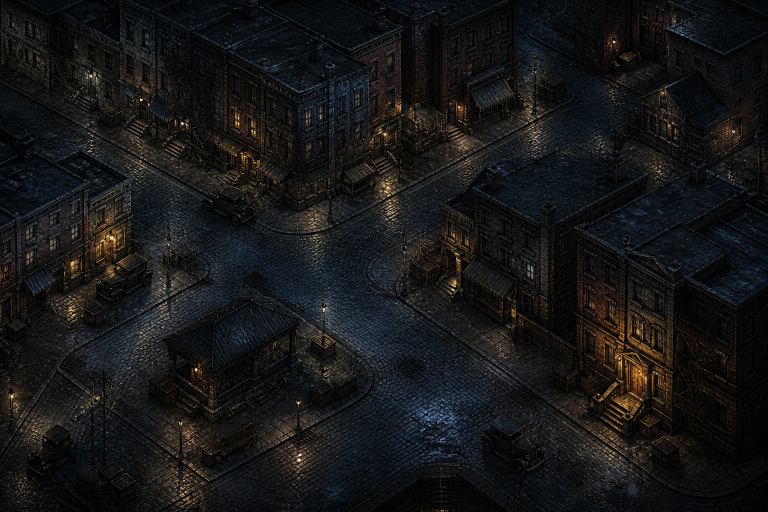
#> input picture ArtSource/Generated/CityDistrict/V2/SableRow/city_sable_row_block_v02.png, 1536 x 1024 px (shown at 1/2 size)
$ python -i qa_plate_projection.py   (imports and definitions only)
#> lines starting #> are read from the running program, lines starting #| are printed output that depends on the picture; after the words box and inside, x2 and y2 are one past the last pixel; in counts of white or black regions, pixels touching at a corner belong together
### ArtSource/Processing/ie_projection.py
"""Ground projection for RainShadow area art.

Two cameras are defined here, and exactly one is active.

`BGEE` is the target: the Baldur's Gate: EE / Infinity Engine orthographic
camera, which is what the runtime navigation layer already assumes
(`SearchMap.defaultCellSize` 16x12, `ActorLocomotionPacing.verticalProjectionScale`
0.75). Under it every ground line lands on a screen slope of +-0.75 (+-36.87
degrees), a circle on the ground is a 16:12 ellipse, and uprights stay vertical.

`LEGACY_V2` is what the pre-adoption plates were drawn to. Act I city grounds
and the V5 office suite are now on the BG:EE lock, so `ACTIVE` follows them.

Adoption is therefore a single edit *paired with new art*:

    ACTIVE = BGEE

plus re-fitting `office_room_plan` REAR/axis lengths to the new plate and
re-running the sequence in `Documentation/BGEEProjectionMasterRegen.md`.
`qa_ie_projection.py` enforces that the pipeline and `ACTIVE` agree.
"""

from __future__ import annotations

import math
from dataclasses import dataclass

import numpy as np
from PIL import Image, ImageDraw


@dataclass(frozen=True)
class GroundProjection:
    """A fixed orthographic ground camera plus the raster constants drawn to it.

    `ground_foreshorten` is screen-Y per world-Y on the ground plane; it is the
    tangent of the on-screen ground-axis angle and the sine of the camera
    elevation. Everything else either derives from it or is an authored raster
    size that must move with it.
    """

    name: str
    ground_foreshorten: float
    diamond: tuple[int, int]
    cell_rect: tuple[float, float]
    partition_cell_rect: tuple[float, float]
    ring_size: tuple[int, int]
    pip_size: tuple[int, int]
    # Screen-space shears used by the procedural graybox drawers. These were
    # hand-picked for the legacy camera and are not derived from it; under
    # BG:EE they become the real ground slope.
    graybox_skew: float
    fg_wall_skew: float
    # iso_box ground foreshortening as a fraction of width/depth.
    box_depth_frac: float

    @property
    def height_foreshorten(self) -> float:
        return math.sqrt(1.0 - self.ground_foreshorten**2)

    @property
    def elevation_deg(self) -> float:
        return math.degrees(math.asin(self.ground_foreshorten))

    @property
    def ground_axis_deg(self) -> float:
        return math.degrees(math.atan(self.ground_foreshorten))

    @property
    def ground_slope(self) -> float:
        return self.ground_foreshorten

    @property
    def half_step(self) -> tuple[float, float]:
        return (self.diamond[0] / 2.0, self.diamond[1] / 2.0)

    # [4 lines left out: function ellipse_ratio, not called in this run]


# The target. 128x96 spans exactly 8x8 SearchMap cells of 16x12, so the planner
# grid and the runtime grid finally share a ratio.
BGEE = GroundProjection(
    name="bgee",
    ground_foreshorten=0.75,
    diamond=(128, 96),
    cell_rect=(104.0, 78.0),
    # Not scaled with the taller diamond: the partition inset is owned by the
    # painted doorway's plan-b width, and widening it seals the waiting side.
    partition_cell_rect=(40.0, 20.0),
    ring_size=(128, 96),
    pip_size=(64, 48),
    graybox_skew=0.75,
    fg_wall_skew=0.75,
    box_depth_frac=0.375,
)

# What the pre-adoption plates were drawn to. Kept so a revert is one flip.
LEGACY_V2 = GroundProjection(
    name="legacy_v2",
    ground_foreshorten=0.5,
    diamond=(128, 64),
    cell_rect=(104.0, 52.0),
    partition_cell_rect=(40.0, 20.0),
    ring_size=(128, 64),
    pip_size=(64, 32),
    graybox_skew=0.22,
    fg_wall_skew=0.35,
    box_depth_frac=0.25,
)

# ---------------------------------------------------------------------------
# Flip with the on-lock masters. City grounds + office V7 (V5 floor,
# human-scale wall face) are installed.
# ---------------------------------------------------------------------------
ACTIVE: GroundProjection = BGEE

# Active-camera aliases. Pipeline modules use these, so they follow ACTIVE.
GROUND_FORESHORTEN = ACTIVE.ground_foreshorten
GROUND_SLOPE = ACTIVE.ground_slope
HEIGHT_FORESHORTEN = ACTIVE.height_foreshorten
ELEVATION_DEG = ACTIVE.elevation_deg
GROUND_AXIS_DEG = ACTIVE.ground_axis_deg
AZIMUTH_DEG = 45.0

DIAMOND_W, DIAMOND_H = ACTIVE.diamond
HALF_STEP_X, HALF_STEP_Y = ACTIVE.half_step
CELL_RECT = ACTIVE.cell_rect
PARTITION_CELL_RECT = ACTIVE.partition_cell_rect
RING_SIZE = ACTIVE.ring_size
PIP_SIZE = ACTIVE.pip_size
GRAYBOX_SKEW = ACTIVE.graybox_skew
FG_WALL_SKEW = ACTIVE.fg_wall_skew
BOX_DEPTH_FRAC = ACTIVE.box_depth_frac

# GemRB / Infinity Engine searchmap cell and ground-circle ellipse. These are
# runtime facts, already shipped in Swift, and do not depend on ACTIVE.
ELLIPSE_A = 16
ELLIPSE_B = 12

# Plate centre used by the office layout planner.
DEFAULT_ORIGIN_X = 2048.0


# ---------------------------------------------------------------------------
# Axis helpers
# ---------------------------------------------------------------------------

# [58 lines left out: functions axis_with_slope, screen_height, ground_shear_for_height, cell_to_authored, authored_to_cell, not called in this run]


def cell_aabb(x: float, y: float) -> tuple[float, float, float, float]:
    w, h = CELL_RECT
    return (x - w / 2.0, y - h / 2.0, w, h)


def partition_cell_aabb(x: float, y: float) -> tuple[float, float, float, float]:
    w, h = PARTITION_CELL_RECT
    return (x - w / 2.0, y - h / 2.0, w, h)


# ---------------------------------------------------------------------------
# Ground ellipse (selection rings, move markers, floor ripples)
# ---------------------------------------------------------------------------

def is_within_ellipse(dx: float, dy: float, *, a: float = ELLIPSE_A, b: float = ELLIPSE_B) -> bool:
    """GemRB-style ground hit test, relative to the ellipse centre."""
    return (dx * dx) / (a * a) + (dy * dy) / (b * b) <= 1.0


def searchmap_point(x: float, y: float) -> tuple[float, float]:
    """World/plate point to continuous searchmap cell coordinates."""
    return (x / ELLIPSE_A, y / ELLIPSE_B)


# [126 lines left out: functions ground_ellipse_pixels, synthesize_ground_ring, iso_box_points, _self_check, not called in this run]


# [2 lines that do not run on import are left out]

### ArtSource/Processing/qa_plate_projection.py
#!/usr/bin/env python3
"""Measure the ground-axis angles actually baked into an area plate.

"Follows BG:EE" is a measurable property, not a matter of opinion: under the
Infinity Engine camera every ground line lands on one of two screen slopes,
+0.75 and -0.75 (±36.87° from horizontal), and every upright stays vertical.
Floorboards, wall bases, kerbs, roof eaves and sill lines all obey it.

This tool builds a magnitude-weighted histogram of edge-tangent orientations
and reports the dominant ground-axis peaks, so a generated or hand-painted
master can be graded against `ie_projection` before it is installed.

    python3 ArtSource/Processing/qa_plate_projection.py <plate.png> [...]
    python3 ArtSource/Processing/qa_plate_projection.py --shipped

Exit code is non-zero when any plate misses the lock by more than the
tolerance, so this can gate an install.
"""

from __future__ import annotations

import argparse
import math
import sys
from pathlib import Path

import numpy as np
from PIL import Image, ImageDraw

sys.path.insert(0, str(Path(__file__).resolve().parent))
import ie_projection as ie

ROOT = Path(__file__).resolve().parents[2]

# Always grade against the BG:EE target, never against `ie_projection.ACTIVE`.
# This tool exists to decide whether a master is allowed to become the new art,
# so it must not move when the active camera does.
TARGET_DEG = ie.BGEE.ground_axis_deg  # 36.8699
# Generated/painterly art will never be perfect. This band is wide enough to
# accept honest painterly variance and narrow enough to reject the legacy
# camera, whose axes sit at 26.57° — 10.3° away.
TOLERANCE_DEG = 4.0
LEGACY_DEG = ie.LEGACY_V2.ground_axis_deg  # 26.565

# Orientation band treated as "ground axis". Excludes near-horizontal edges
# (plate borders, letterboxing, scanlines) and near-vertical uprights, whose
# smoothed tails otherwise leak a false peak into the high end of the band.
BAND = (10.0, 68.0)
BIN_DEG = 0.5


def _blur(a: np.ndarray, sigma: float) -> np.ndarray:
    """Separable Gaussian. A 3x3 Sobel alone reads the stair-stepping of a
    rasterised line rather than the line, and snaps orientations to 0/26.6/45.
    Smoothing first is what makes the estimate track the true angle."""
    if sigma <= 0:
        return a
    radius = max(1, int(3 * sigma))
    x = np.arange(-radius, radius + 1, dtype=np.float32)
    k = np.exp(-(x**2) / (2 * sigma * sigma))
    k /= k.sum()
    out = a
    for axis in (0, 1):
        pad_width = [(0, 0), (0, 0)]
        pad_width[axis] = (radius, radius)
        p = np.pad(out, pad_width, mode="edge")
        acc = np.zeros_like(out)
        for i, w in enumerate(k):
            sl: list[slice] = [slice(None), slice(None)]
            sl[axis] = slice(i, i + out.shape[axis])
            acc += w * p[tuple(sl)]
        out = acc
    return out


def _gradients(gray: np.ndarray) -> tuple[np.ndarray, np.ndarray]:
    kx = np.array([[-1.0, 0.0, 1.0], [-2.0, 0.0, 2.0], [-1.0, 0.0, 1.0]])
    ky = np.array([[-1.0, -2.0, -1.0], [0.0, 0.0, 0.0], [1.0, 2.0, 1.0]])
    pad = np.pad(gray, 1, mode="edge")
    gx = np.zeros_like(gray)
    gy = np.zeros_like(gray)
    for j in range(3):
        for i in range(3):
            window = pad[j : j + gray.shape[0], i : i + gray.shape[1]]
            gx += kx[j, i] * window
            gy += ky[j, i] * window
    return gx, gy


def _content_crop(im: Image.Image, fill_frac: float = 0.85) -> Image.Image:
    """Crop letterboxed plates to the painted silhouette.

    A cramped office on a 4096×2304 canvas is mostly black void. That
    silhouette rim is a hard synthetic outline and pulls the histogram off
    the floorboards. Full-bleed city grounds fill the frame, so this is a
    no-op for them.
    """
    rgb = np.asarray(im.convert("RGB"), dtype=np.float32)
    lum = rgb.mean(axis=2)
    ys, xs = np.where(lum > 12)
    if xs.size < 100:
        return im
    x0, x1 = int(xs.min()), int(xs.max()) + 1
    y0, y1 = int(ys.min()), int(ys.max()) + 1
    if (x1 - x0) * (y1 - y0) >= fill_frac * im.width * im.height:
        return im
    return im.crop((x0, y0, x1, y1))


def orientation_histogram(
    path: Path,
    max_side: int = 1600,
    *,
    pre_sigma: float = 1.6,
    tensor_sigma: float = 4.0,
    min_coherence: float = 0.35,
) -> tuple[np.ndarray, np.ndarray, dict]:
    """Structure-tensor orientation histogram.

    Per-pixel gradients are noisy and alias badly on hard lines. The structure
    tensor averages gradient *outer products* over a neighbourhood, so a run of
    pixels along one architectural line votes once, coherently, for that line's
    true orientation.
    """
#> called with max_side = 1600, pre_sigma = 1.6, tensor_sigma = 4, min_coherence = 0.35
    im = Image.open(path).convert("RGBA")
    im = _content_crop(im)
#> in _content_crop, `x0, x1 = int(xs.min()), int(xs.max()) + 1`: x0 = 0; x1 = 1536
#> in _content_crop, `y0, y1 = int(ys.min()), int(ys.max()) + 1`: y0 = 0; y1 = 1024
    scale = min(1.0, max_side / max(im.size))
    if scale < 1.0:
        im = im.resize(
            (max(1, int(im.width * scale)), max(1, int(im.height * scale))),
            Image.Resampling.LANCZOS,
        )
    rgba = np.asarray(im, dtype=np.float32)
    alpha = rgba[:, :, 3]
#> alpha: shape (1024, 1536) float32; every value is 255
    gray = rgba[:, :, :3].mean(axis=2)

    gx, gy = _gradients(_blur(gray, pre_sigma))
#> after the loop in _gradients, `for j in range(3):`:
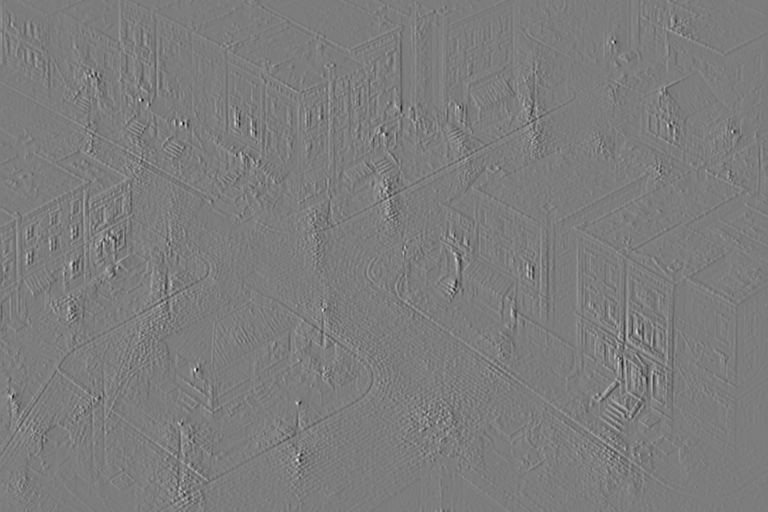
#> gx: shape (1024, 1536) float32 (shown at 1/2 size); min -290, max 301.8, mean 0; drawn with min black and max white
#> after the loop in _gradients, `for j in range(3):`:
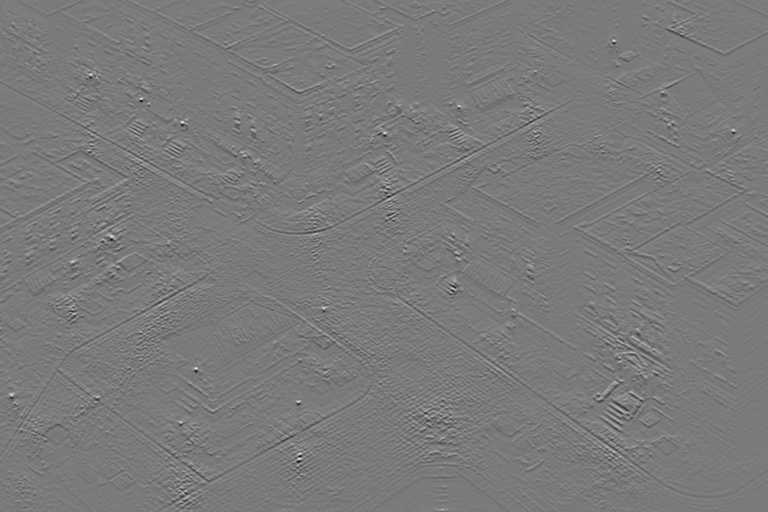
#> gy: shape (1024, 1536) float32 (shown at 1/2 size); min -300.2, max 323.8, mean 0; drawn with min black and max white

    # Structure tensor, smoothed over a neighbourhood.
    jxx = _blur(gx * gx, tensor_sigma)
#> call 2 of _blur, with sigma = 4
#> after the loop in _blur (call 2), `for axis in (0, 1):`:
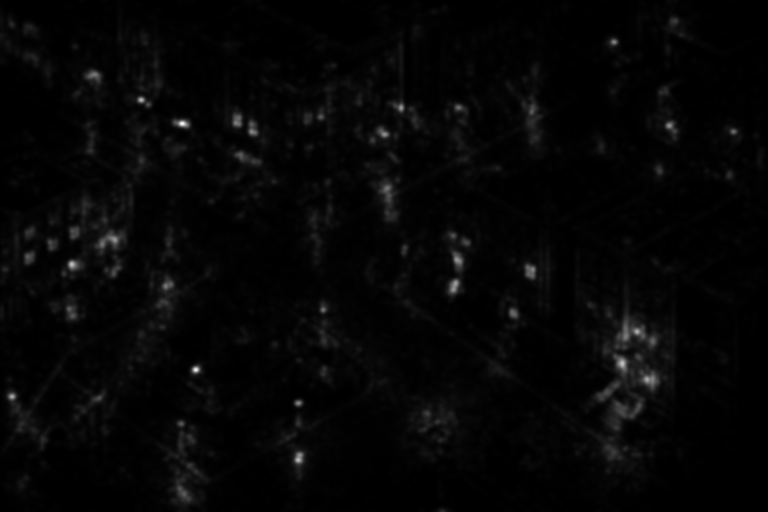
#> acc: shape (1024, 1536) float32 (shown at 1/2 size); min 0.818, max 16526.2, mean 383.4; drawn with min black and max white
    jyy = _blur(gy * gy, tensor_sigma)
    jxy = _blur(gx * gy, tensor_sigma)

    # Closed-form eigen-decomposition of the symmetric 2x2 tensor.
    diff = jxx - jyy
    root = np.sqrt(diff * diff + 4.0 * jxy * jxy)
    lam1 = 0.5 * (jxx + jyy + root)  # across the edge
    lam2 = 0.5 * (jxx + jyy - root)  # along the edge
    coherence = np.where(lam1 + lam2 > 1e-9, (lam1 - lam2) / (lam1 + lam2 + 1e-9), 0.0)
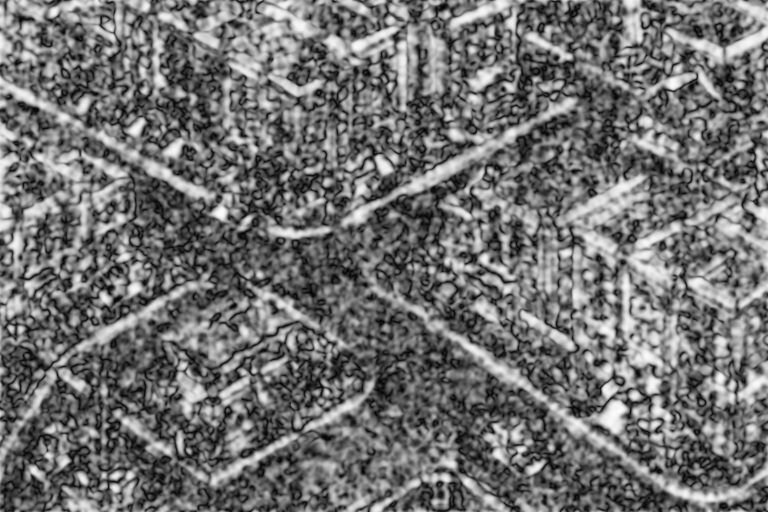
#> coherence: shape (1024, 1536) float32 (shown at 1/2 size); min 0.000343, max 0.985, mean 0.446

    # Dominant gradient direction (eigenvector of lam1).
    gdir_x = jxx - jyy + root
    gdir_y = 2.0 * jxy

    # Ignore transparent regions and the pure-black void outside the silhouette:
    # both produce a hard synthetic outline that is not scene geometry.
    opaque = alpha > 32
#> opaque: shape (1024, 1536) bool; every value is 1
    lit = gray > 12
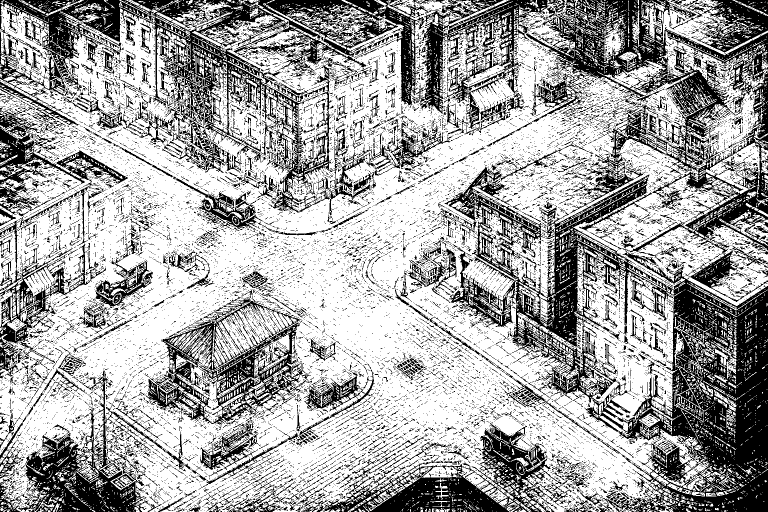
#> lit: shape (1024, 1536) bool (shown at 1/2 size); 64.7% white; 21067 black regions (19968 under 20 px), largest, box (x1, y1, x2, y2) and area: (0, 0, 1536, 1024) 288743, (633, 845, 1143, 1024) 27295, (36, 741, 596, 1024) 24201
    inner = np.zeros_like(opaque)
    margin = max(4, int(3 * tensor_sigma))
    inner[margin:-margin, margin:-margin] = True
    valid = opaque & lit & inner
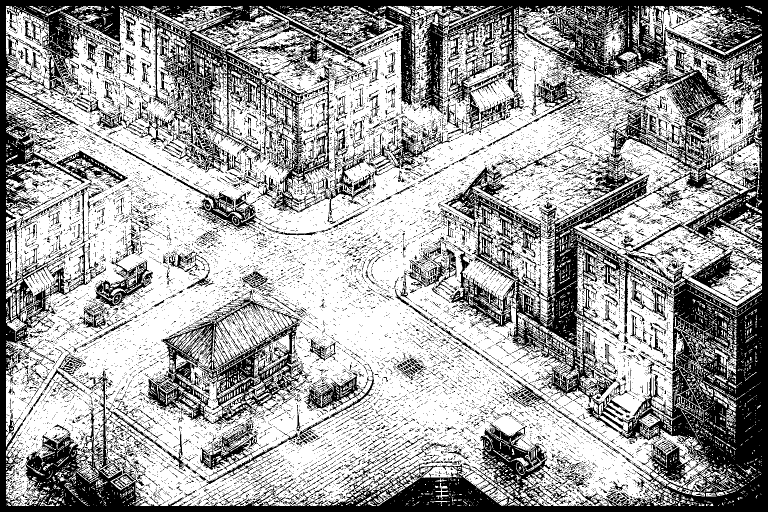
#> valid: shape (1024, 1536) bool (shown at 1/2 size); 63.4% white; 20639 black regions (19605 under 20 px), largest, box (x1, y1, x2, y2) and area: (0, 0, 1536, 1024) 401665, (291, 597, 624, 850) 22285, (190, 479, 306, 620) 3863
    if not valid.any():
        raise ValueError(f"{path}: no opaque lit pixels")

    energy = lam1
    thresh = np.percentile(energy[valid], 88.0)
#> thresh = 1412.8
    strong = valid & (energy >= max(thresh, 1e-9)) & (coherence >= min_coherence)
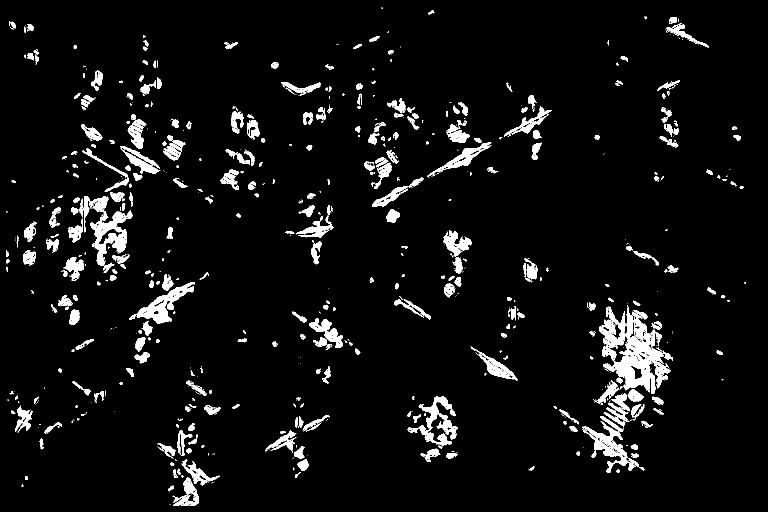
#> strong: shape (1024, 1536) bool (shown at 1/2 size); 5.6% white; 822 white regions (470 under 20 px), largest, box (x1, y1, x2, y2) and area: (1198, 610, 1346, 788) 10494, (180, 417, 265, 531) 3601, (258, 565, 390, 648) 3075
    if not strong.any():
        raise ValueError(f"{path}: no coherent linear structure")

    # Edge tangent is perpendicular to the dominant gradient.
    tx = -gdir_y[strong]
    ty = gdir_x[strong]
    weights = (energy[strong] * coherence[strong]).astype(np.float64)

    # Angle from horizontal, wrapped to [-90, 90). Image y is down, so flip the
    # sign to report screen-space slope the way art directions read it.
    theta = np.degrees(np.arctan2(-ty, tx))
    theta = (theta + 90.0) % 180.0 - 90.0

    bins = np.arange(-90.0, 90.0 + BIN_DEG, BIN_DEG)
    hist, _ = np.histogram(theta, bins=bins, weights=weights)
#> hist = 360 values, max 3646514.8 at index 114, min 80073 at index 288, mean 457966.6
    centers = (bins[:-1] + bins[1:]) / 2.0

    # Light circular smoothing so a peak is not split across adjacent bins.
    kernel = np.array([1.0, 2.0, 3.0, 2.0, 1.0])
    kernel /= kernel.sum()
    hist = np.convolve(np.concatenate([hist[-4:], hist, hist[:4]]), kernel, mode="same")[
        4:-4
    ]
#> hist = 360 values, max 3210553.6 at index 114, min 103824.3 at index 314, mean 457966.6

    total = hist.sum()
#> total = 164867988
    vertical = hist[np.abs(np.abs(centers) - 90.0) <= 4.0].sum()
#> vertical = 14479362.9
    stats = {
        "size": im.size,
        "vertical_share": float(vertical / total) if total else 0.0,
        "coherent_px": int(strong.sum()),
    }
#> stats = {'size': (1536, 1024), 'vertical_share': 0.0878, 'coherent_px': 87296}
    return centers, hist, stats


# [83 lines left out: functions _refine, dominant_axes, grade, overlay, not called in this run]


SHIPPED = [
    "RainShadow Shared/Resources/Art/Areas/DetectiveOffice/office_suite_plate.png",
    "RainShadow Shared/Resources/Art/Areas/DetectiveOffice/office_shell_base.png",
    "RainShadow Shared/Resources/Art/Areas/CityDistrict/V2/city_sable_row_block_v02.png",
    "RainShadow Shared/Resources/Art/Areas/CityDistrict/V2/city_wharf_ladder_block_v02.png",
    "RainShadow Shared/Resources/Art/Areas/CityDistrict/V2/city_riverside_block_v02.png",
    "RainShadow Shared/Resources/Art/Areas/CityDistrict/V2/city_harborpoint_pd_block_v02.png",
    "RainShadow Shared/Resources/Art/Areas/CityDistrict/V2/city_lila_street_block_v02.png",
    "RainShadow Shared/Resources/Art/Areas/CityDistrict/V2/city_civic_records_block_v02.png",
]


# [41 lines left out: function main, not called in this run]


# [2 lines not run here, left out]

>>> result = orientation_histogram('../Generated/CityDistrict/V2/SableRow/city_sable_row_block_v02.png')
